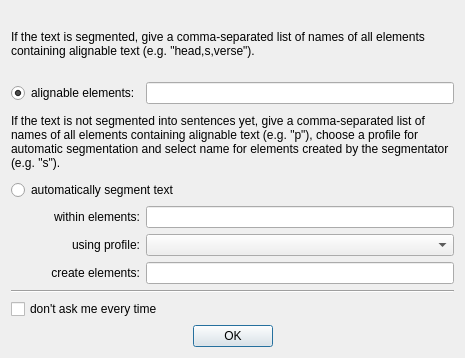
<?xml version="1.0" encoding="UTF-8"?>
<ui version="4.0">
 <class>ImportXmlDialog</class>
 <widget class="QDialog" name="ImportXmlDialog">
  <property name="windowModality">
   <enum>Qt::WindowModal</enum>
  </property>
  <property name="geometry">
   <rect>
    <x>0</x>
    <y>0</y>
    <width>465</width>
    <height>358</height>
   </rect>
  </property>
  <property name="sizePolicy">
   <sizepolicy hsizetype="Preferred" vsizetype="Minimum">
    <horstretch>0</horstretch>
    <verstretch>0</verstretch>
   </sizepolicy>
  </property>
  <property name="windowTitle">
   <string>XML Import settings</string>
  </property>
  <property name="modal">
   <bool>true</bool>
  </property>
  <layout class="QGridLayout" name="gridLayout">
   <item row="1" column="0">
    <widget class="QRadioButton" name="sel_alelements">
     <property name="text">
      <string>alignable elements:</string>
     </property>
     <property name="checked">
      <bool>true</bool>
     </property>
    </widget>
   </item>
   <item row="3" column="0" colspan="2">
    <widget class="QRadioButton" name="sel_textelements">
     <property name="text">
      <string>automatically segment text</string>
     </property>
    </widget>
   </item>
   <item row="8" column="0">
    <widget class="QLabel" name="label_profilesel">
     <property name="text">
      <string>using profile:</string>
     </property>
     <property name="alignment">
      <set>Qt::AlignRight|Qt::AlignTrailing|Qt::AlignVCenter</set>
     </property>
    </widget>
   </item>
   <item row="8" column="1">
    <widget class="QComboBox" name="sel_profile"/>
   </item>
   <item row="1" column="1">
    <widget class="QLineEdit" name="edit_alelements"/>
   </item>
   <item row="7" column="0">
    <widget class="QLabel" name="label_txteledit">
     <property name="text">
      <string>within elements:</string>
     </property>
     <property name="alignment">
      <set>Qt::AlignRight|Qt::AlignTrailing|Qt::AlignVCenter</set>
     </property>
    </widget>
   </item>
   <item row="2" column="0" colspan="2">
    <widget class="QLabel" name="label_textelements">
     <property name="text">
      <string>If the text is not segmented into sentences yet, give a comma-separated list of names of all elements containing alignable text (e.g. &quot;p&quot;), choose a profile for automatic segmentation and select name for elements created by the segmentator (e.g. &quot;s&quot;).</string>
     </property>
     <property name="wordWrap">
      <bool>true</bool>
     </property>
    </widget>
   </item>
   <item row="7" column="1">
    <widget class="QLineEdit" name="edit_textelements"/>
   </item>
   <item row="0" column="0" colspan="2">
    <widget class="QLabel" name="label_alelements">
     <property name="text">
      <string>If the text is segmented, give a comma-separated list of names of all elements containing alignable text (e.g. &quot;head,s,verse&quot;).</string>
     </property>
     <property name="wordWrap">
      <bool>true</bool>
     </property>
    </widget>
   </item>
   <item row="9" column="0">
    <widget class="QLabel" name="label_neweledit">
     <property name="text">
      <string>create elements:</string>
     </property>
     <property name="alignment">
      <set>Qt::AlignRight|Qt::AlignTrailing|Qt::AlignVCenter</set>
     </property>
    </widget>
   </item>
   <item row="9" column="1">
    <widget class="QLineEdit" name="edit_newelname"/>
   </item>
   <item row="13" column="0" colspan="2">
    <widget class="QDialogButtonBox" name="buttonBox">
     <property name="orientation">
      <enum>Qt::Horizontal</enum>
     </property>
     <property name="standardButtons">
      <set>QDialogButtonBox::Ok</set>
     </property>
     <property name="centerButtons">
      <bool>true</bool>
     </property>
    </widget>
   </item>
   <item row="11" column="0" colspan="2">
    <widget class="QCheckBox" name="dontAsk">
     <property name="text">
      <string>don't ask me every time</string>
     </property>
    </widget>
   </item>
   <item row="10" column="0" colspan="2">
    <widget class="Line" name="line">
     <property name="orientation">
      <enum>Qt::Horizontal</enum>
     </property>
    </widget>
   </item>
  </layout>
 </widget>
 <resources/>
 <connections>
  <connection>
   <sender>buttonBox</sender>
   <signal>accepted()</signal>
   <receiver>ImportXmlDialog</receiver>
   <slot>accept()</slot>
   <hints>
    <hint type="sourcelabel">
     <x>248</x>
     <y>254</y>
    </hint>
    <hint type="destinationlabel">
     <x>157</x>
     <y>274</y>
    </hint>
   </hints>
  </connection>
  <connection>
   <sender>buttonBox</sender>
   <signal>rejected()</signal>
   <receiver>ImportXmlDialog</receiver>
   <slot>reject()</slot>
   <hints>
    <hint type="sourcelabel">
     <x>316</x>
     <y>260</y>
    </hint>
    <hint type="destinationlabel">
     <x>286</x>
     <y>274</y>
    </hint>
   </hints>
  </connection>
 </connections>
</ui>
